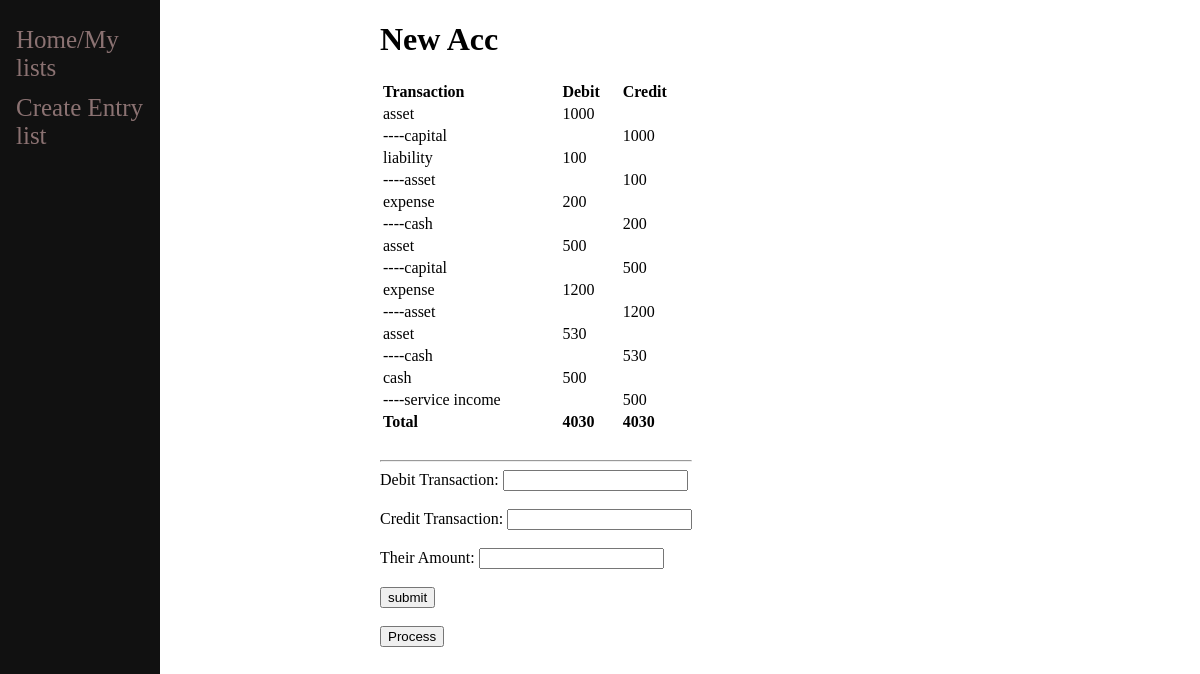
/1, run on an earlier commit of the app's database.
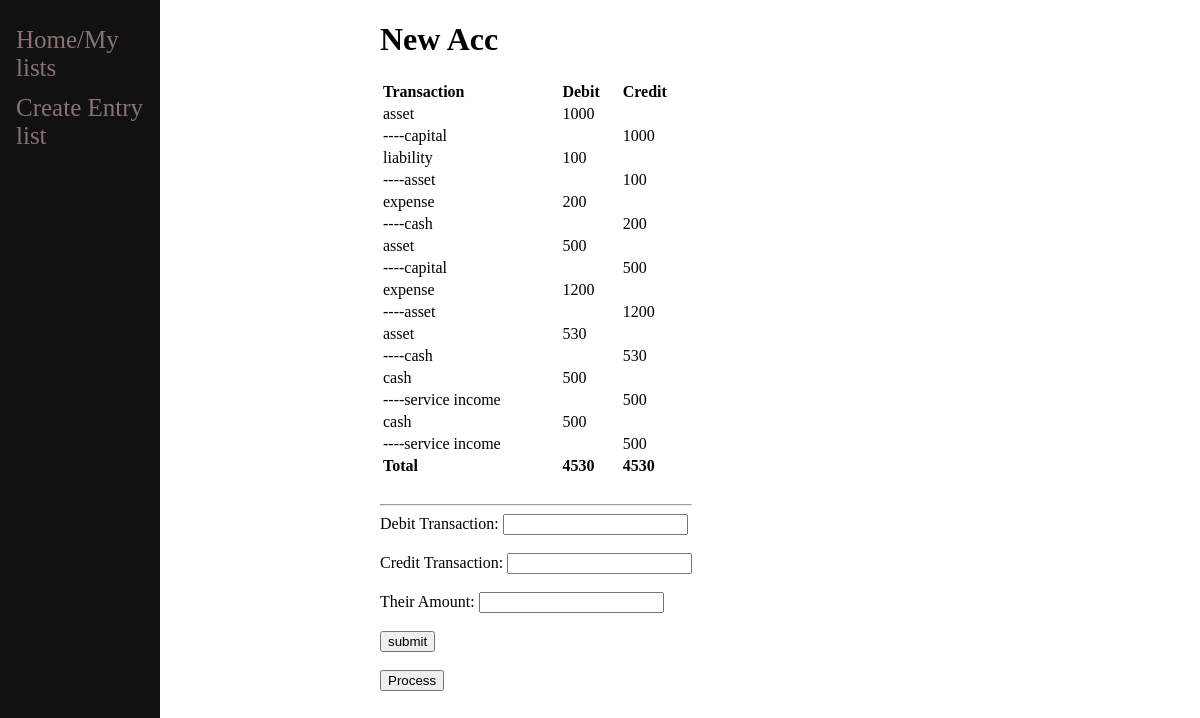
And on a later commit of the database.
### journal/models.py (models this page shows, shortened)
class my_journal(models.Model):
	text = models.CharField(max_length=30)

class debit(models.Model):
	journal_list = models.ForeignKey(my_journal,on_delete=models.CASCADE)
	dbt = models.CharField(max_length=30)
	dbt_amount = models.IntegerField()

class credit(models.Model):
	contra_trans = models.ForeignKey(debit, on_delete=models.CASCADE)
	cdt = models.CharField(max_length=30)
	cdt_amount = models.IntegerField()

### journal/views.py (the view, shortened to what this page needs)
# urls.py: path('<int:id>',views.index,name='index'),
def index(response,id):
    cnt = my_journal.objects.get(id=id)
    left,right = 0,0
    for x in cnt.debit_set.all():
        left += x.dbt_amount
        for y in x.credit_set.all():
            right += y.cdt_amount
    return render(response,'journal/index.html',{'cnt':cnt,'left':left,'right':right})

### journal/templates/journal/index.html (shortened to what this page needs)
{% extends 'journal/base.html' %}
{% block content %}
<h1>{{cnt.text}}</h1>
    <table style="width: 100%;">
        <tr>
            <td><b>Transaction</b></td>
            <td><b>Debit</b></td>
            <td><b>Credit</b></td>
        </tr>
        {% for x in cnt.debit_set.all %}
            <tr>
                <td>{{x.dbt}}</td>
                <td>{{x.dbt_amount}}</td>
                <td> </td>
            </tr>
            {% for y in x.credit_set.all %}
                <tr>
                    <td>----{{y.cdt}}</td>
                    <td> </td>
                    <td>{{y.cdt_amount}}</td>
                </tr>
            {% endfor %}
        {% endfor %}
        <tr style="font-weight: bold;">
            <td>Total</td>
            <td>{{left}}</td>
            <td>{{right}}</td>
        </tr>
    </table>
<form method='post' action='#'>
    <br><hr>
    <label for="debitTrans">Debit Transaction:</label>
    <input type="text" id="debitTrans" name="debitTrans"><br><br>
    <label for="creditTrans">Credit Transaction:</label>
    <input type="text" id="creditTrans" name="creditTrans"><br><br>
    <label for="amount">Their Amount:</label>
    <input type="text" id="amount" name="amount"><br><br>
    <input type="submit" value="submit">
</form>
<br>
<a href='{% url "journal:ledger" cnt.id %}'><button>Process</button></a>
{% endblock %}

### journal/templates/journal/base.html (shortened to what this page needs)
<!DOCTYPE html>
<html>
<head>
</head>
	<div class="sidenav">
		<a href='{% url "journal:home" %}'>Home/My lists</a>
		<a href='{% url "journal:create" %}'>Create Entry list</a>
	</div>
	<body>
		<div class="main">
			{% block content %}
			{% endblock %}
		</div>
	</body>
</html>

### journal/templates/journal/base.html (style rules this page uses)
body { display: flex; margin: 0; padding: 0; gap: 50px; }
.sidenav { height: 100%; width: 160px; height: 100vh; background-color: #111; overflow-x: hidden; padding-top: 20px; }
.sidenav a { padding: 6px 8px 6px 16px; text-decoration: none; font-size: 25px; color: #8b7272; display: block; }
.main { margin-left: 160px; padding: 0px 10px; }

What changed in the data, as far as the page shows it:
added debit: dbt "cash", dbt_amount "500"
added credit: cdt "service income", cdt_amount "500", shown under "cash"
Also different on the page:
{{ left }}: "4030" → "4530"
{{ right }}: "4030" → "4530"
